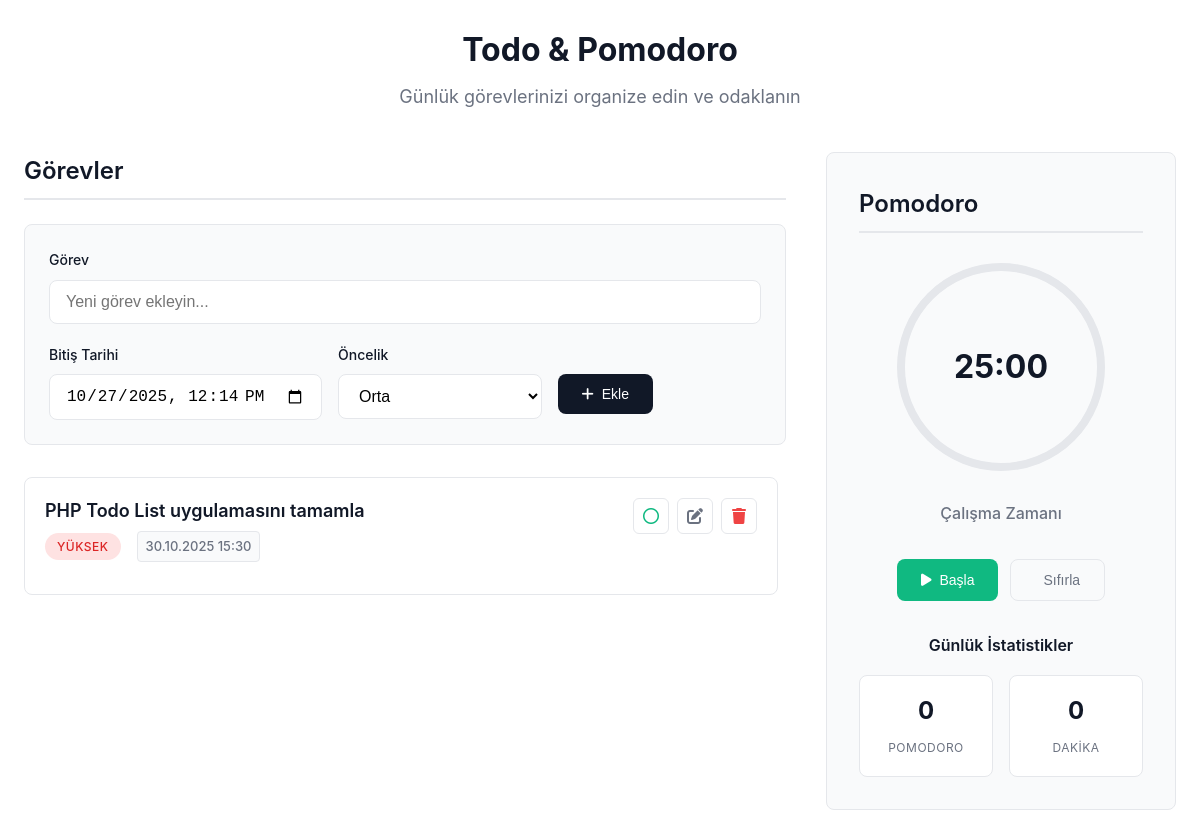
/index.php?date=2025-10-30 15:30:00, run on the app's committed database.
### tables this page shows
CREATE TABLE IF NOT EXISTS todos (
    id INT AUTO_INCREMENT PRIMARY KEY,
    task VARCHAR(500) NOT NULL,
    completed BOOLEAN DEFAULT FALSE,
    due_date DATETIME NULL,
    priority ENUM('low', 'medium', 'high') DEFAULT 'medium',
    created_at TIMESTAMP DEFAULT CURRENT_TIMESTAMP,
    updated_at TIMESTAMP DEFAULT CURRENT_TIMESTAMP ON UPDATE CURRENT_TIMESTAMP
);

### index.php (the view, shortened to what this page needs)
<?php
require_once 'db.php';
$filter_date = $_GET['date'] ?? '';
$filter_view = $_GET['view'] ?? 'all';
$query = "SELECT * FROM todos";
$params = [];
if ($filter_date) {
    $query .= " WHERE due_date = ?";
    $params[] = $filter_date;
} elseif ($filter_view == 'today') {
    $query .= " WHERE DATE(due_date) = CURDATE()";
} elseif ($filter_view == 'week') {
    $query .= " WHERE due_date BETWEEN NOW() AND DATE_ADD(NOW(), INTERVAL 7 DAY)";
} elseif ($filter_view == 'overdue') {
    $query .= " WHERE due_date < NOW() AND completed = 0";
}
$query .= " ORDER BY
    CASE WHEN due_date IS NULL THEN 1 ELSE 0 END,
    due_date ASC,
    CASE priority WHEN 'high' THEN 1 WHEN 'medium' THEN 2 WHEN 'low' THEN 3 END,
    created_at DESC";
$stmt = $db->prepare($query);
$stmt->execute($params);
$todos = $stmt->fetchAll();
?>
<!DOCTYPE html>
<html lang="tr">
<head>
    <link rel="stylesheet" href="app.css">
    <link href="https://cdnjs.cloudflare.com/ajax/libs/font-awesome/6.0.0/css/all.min.css" rel="stylesheet">
</head>
<body>
    <div class="container">
        <header class="header">
            <h1>Todo & Pomodoro</h1>
            <p>Günlük görevlerinizi organize edin ve odaklanın</p>
        </header>
        <main class="main-content">
            <section class="todo-section">
                <h2 class="section-title">Görevler</h2>
                <form action="add.php" method="POST" class="add-todo-form">
                    <div class="form-row">
                        <div class="form-group">
                            <label for="task">Görev</label>
                            <input type="text" id="task" name="task" class="form-control" placeholder="Yeni görev ekleyin..." required>
                        </div>
                    </div>
                    <div class="form-row">
                        <div class="form-group">
                            <label for="due_date">Bitiş Tarihi</label>
                            <input type="datetime-local" id="due_date" name="due_date" class="form-control">
                        </div>
                        <div class="form-group">
                            <label for="priority">Öncelik</label>
                            <select id="priority" name="priority" class="form-control">
                                <option value="medium" selected>Orta</option>
                            </select>
                        </div>
                        <div class="form-group">
                            <label>&nbsp;</label>
                            <button type="submit" class="btn btn-primary">
                                <i class="fas fa-plus"></i> Ekle
                            </button>
                        </div>
                    </div>
                </form>
                <div class="todos-container">
                    <?php if (empty($todos)): ?>
                        <div class="empty-state">
                            <i class="fas fa-clipboard-list"></i>
                            <h3>Henüz görev yok</h3>
                            <p>İlk görevinizi ekleyerek başlayın</p>
                        </div>
                    <?php else: ?>
                        <?php foreach ($todos as $todo): ?>
                            <div class="todo-item <?php echo $todo['completed'] ? 'completed' : ''; ?>">
                                <div class="todo-header">
                                    <div class="todo-content">
                                        <h3 class="todo-title"><?php echo htmlspecialchars($todo['task']); ?></h3>
                                        <div class="todo-meta">
                                            <span class="priority-badge priority-<?php echo $todo['priority']; ?>">
                                                <?php
                                                $priority_text = ['low' => 'Düşük', 'medium' => 'Orta', 'high' => 'Yüksek'];
                                                echo $priority_text[$todo['priority']];
                                                ?>
                                            </span>
                                            <?php if ($todo['due_date']): ?>
                                                <span class="countdown" data-due-datetime="<?php echo $todo['due_date']; ?>" data-completed="<?php echo $todo['completed']; ?>">
                                                    <?php echo date('d.m.Y H:i', strtotime($todo['due_date'])); ?>
                                                </span>
                                            <?php endif; ?>
                                        </div>
                                    </div>
                                    <div class="todo-actions">
                                        <button class="action-btn complete-btn" onclick="toggleComplete(<?php echo $todo['id']; ?>)">
                                            <i class="<?php echo $todo['completed'] ? 'fas fa-check' : 'far fa-circle'; ?>"></i>
                                        </button>
                                        <button class="action-btn edit-btn" onclick="editTodo(<?php echo $todo['id']; ?>, '<?php echo addslashes($todo['task']); ?>', '<?php echo $todo['due_date']; ?>', '<?php echo $todo['priority']; ?>')">
                                            <i class="fas fa-edit"></i>
                                        </button>
                                        <button class="action-btn delete-btn" onclick="deleteTodo(<?php echo $todo['id']; ?>)">
                                            <i class="fas fa-trash"></i>
                                        </button>
                                    </div>
                                </div>
                            </div>
                        <?php endforeach; ?>
                    <?php endif; ?>
                </div>
            </section>
            <section class="pomodoro-section">
                <h2 class="section-title">Pomodoro</h2>
                <div class="timer-container">
                    <div class="timer-circle">
                        <svg class="timer-svg" width="220" height="220" viewBox="0 0 220 220">
                            <circle cx="110" cy="110" r="100" class="timer-bg"></circle>
                            <circle cx="110" cy="110" r="100" class="timer-progress" id="timerProgress"></circle>
                        </svg>
                        <div class="timer-text" id="timeDisplay">25:00</div>
                    </div>
                    <div class="timer-label" id="timerLabel">Çalışma Zamanı</div>
                </div>
                <div class="timer-controls">
                    <button class="btn btn-success" id="startBtn" onclick="startTimer()">
                        <i class="fas fa-play"></i> Başla
                    </button>
                    <button class="btn btn-secondary" onclick="resetTimer()">
                        <i class="fas fa-reset"></i> Sıfırla
                    </button>
                </div>
                <div class="pomodoro-stats">
                    <div class="stats-title">Günlük İstatistikler</div>
                    <div class="stats-grid">
                        <div class="stat-item">
                            <span class="stat-value" id="completedPomodoros">0</span>
                            <span class="stat-label">Pomodoro</span>
                        </div>
                        <div class="stat-item">
                            <span class="stat-value" id="totalFocusTime">0</span>
                            <span class="stat-label">Dakika</span>
                        </div>
                    </div>
                </div>
            </section>
        </main>
    </div>
</body>
</html>

### data on the page
todos: task "PHP Todo List uygulamasını tamamla", priority "YÜKSEK", due_date "30.10.2025 15:30", completed 0 (drawn)
